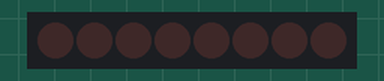
This sketch was run on a simulated Arduino Uno, built with avr-gcc and run on an emulated ATmega328P. On the bench: 8 shift-register outputs drawn as a row of LEDs (first output left, lit = HIGH). Wiring (inferred from the names in the program): shift register (74HC595): data pin 12; shift clock pin 9; latch pin 11. Wiring (inferred from the signals the program sends): row of LEDs: on Q0, Q1, Q2, Q3, Q4, Q5, Q6, Q7.

Above: at 0.2 s.
At 0.6 s:
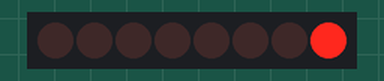
At 1.0 s:
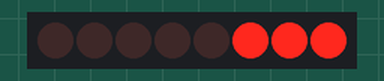
At 1.8 s:
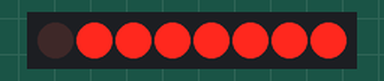
At 2.9 s:
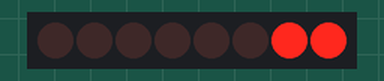
At 4.1 s:
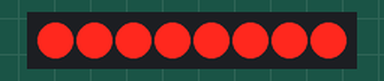
Timing chart, 0 to 4.8 s (numbered marks = the images above):
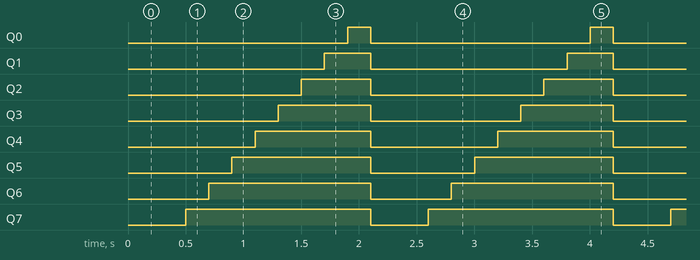

Measured:
- by itself, Q0: alternates HIGH for 0.20 s and LOW for 1.9 s
- by itself, Q1: alternates HIGH for 0.40 s and LOW for 1.7 s
- by itself, Q2: alternates HIGH for 0.60 s and LOW for 1.5 s
- by itself, Q3: alternates HIGH for 0.80 s and LOW for 1.3 s
- by itself, Q4: alternates HIGH for 1.0 s and LOW for 1.1 s
- by itself, Q5: alternates HIGH for 1.2 s and LOW for 0.90 s
- by itself, Q6: alternates HIGH for 1.4 s and LOW for 0.70 s
- by itself, Q7: alternates HIGH for 1.6 s and LOW for 0.50 s

The sketch:

74HC595_Shift_Register.ino
```cpp
int LATCHPIN = 11;
int CLOCKPIN = 9;
int DATAPIN = 12;
byte leds = 0;

void setup()
{
  pinMode(LATCHPIN, OUTPUT);
  pinMode(CLOCKPIN, OUTPUT);
  pinMode(DATAPIN, OUTPUT);
  Serial.begin(9600);
}

void loop()
{
  Serial.println();
  leds = 0;
  updateShiftRegister();
  delay(500);
  for (int i = 0; i < 8; i++)
  {
    bitSet(leds, i);
    updateShiftRegister();
    delay(200);
  }
}

void updateShiftRegister()
{
  digitalWrite(LATCHPIN, LOW);
  shiftOut(DATAPIN, CLOCKPIN, LSBFIRST, leds);
  digitalWrite(LATCHPIN, HIGH);
}
```
